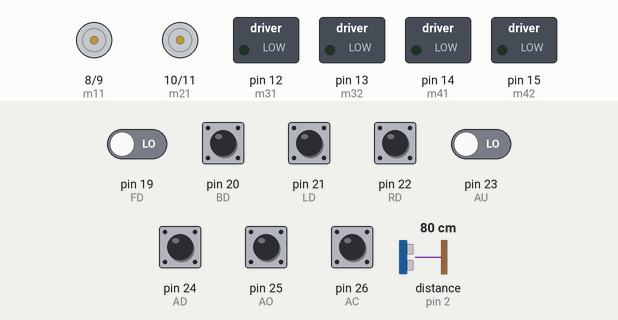
This sketch was run on a simulated Arduino Mega 2560, built with avr-gcc and run on an emulated ATmega2560. Parts: motor-driver pin pairs drawn as motors (green arrow = first pin HIGH = forward, orange = second pin HIGH = backward, longer = more drive), switched loads named in the sketch (green lamp = pin HIGH). Wiring (inferred from the names in the program): ultrasonic range finder: trigger pin 1; echo pin 2. The inputs (shaded band) are chosen by the test bench; at power-on: pin 20 (BD), pin 21 (LD), pin 22 (RD), pin 24 (AD), pin 25 (AO), pin 26 (AC) HIGH, pin 19 (FD), pin 23 (AU) LOW, distance to the obstacle (sensor on pin 2) 80 cm. The echo pulse lasts 58.3 µs per cm; pins used as bus, display or sensor lines are not drawn.

Above: at 1.2 s.
1.3 s: distance to the obstacle (sensor on pin 2) set to 20 cm
3.0 s: distance to the obstacle (sensor on pin 2) set to 17 cm
At 5.9 s:
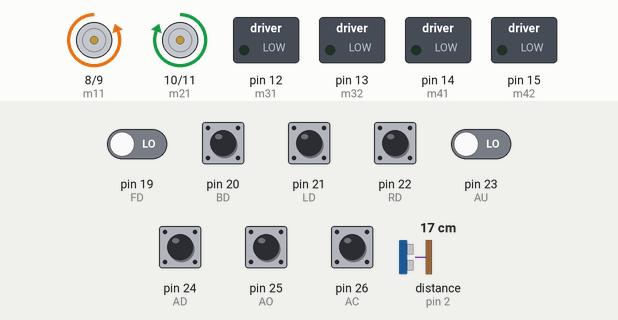
6.0 s: distance to the obstacle (sensor on pin 2) set to 35 cm
At 7.0 s:
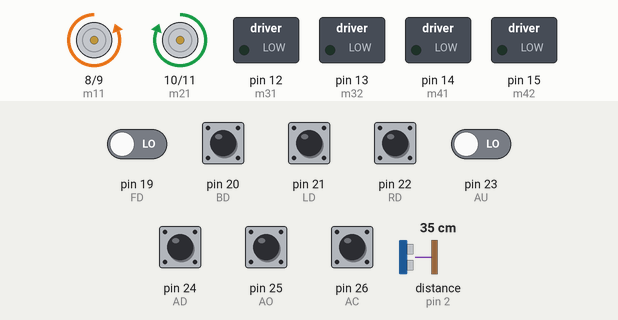
7.5 s: distance to the obstacle (sensor on pin 2) set to 2 cm
At 8.4 s:
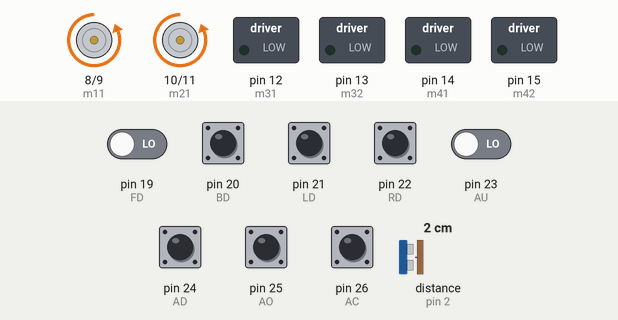
Timing chart, 0 to 11.5 s (numbered marks = the images above; inputs shaded):
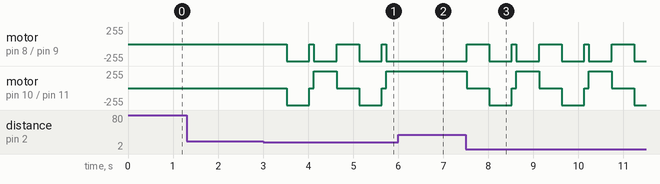

The sketch:

Program.ino
```cpp
// for driving 'D'
#define FD 19
#define BD 20
#define LD 21
#define RD 22

// for arm 'A'
#define AU 23
#define AD 24
#define AO 25
#define AC 26

// for driving
#define m11 8     // left motor
#define m12 9     // left motor
#define m21 10    // right motor
#define m22 11    // right motor

// for arm
#define m31 12    // for up-down
#define m32 13    // for up-down
#define m41 14    // for open-close
#define m42 15    // for open-close

// for ultrasonic sensor
#define trig 1    // trigger pin
#define echo 2    // echo pin

// variables for measuring distance
long duration, distance;

void forward_drive()
{
   digitalWrite(m11, HIGH);
   digitalWrite(m12, LOW);
   digitalWrite(m21, HIGH);
   digitalWrite(m22, LOW);
}

void backward_drive()
{
   digitalWrite(m11, LOW);
   digitalWrite(m12, HIGH);
   digitalWrite(m21, LOW);
   digitalWrite(m22, HIGH);
}

void left_drive()
{
   digitalWrite(m11, LOW);
   digitalWrite(m12, HIGH);
   digitalWrite(m21, HIGH);
   digitalWrite(m22, LOW);
}

void right_drive()
{
   digitalWrite(m11, HIGH);
   digitalWrite(m12, LOW);
   digitalWrite(m21, LOW);
   digitalWrite(m22, HIGH);
}

void Stop_driving()
{
   digitalWrite(m11, LOW);
   digitalWrite(m12, LOW);
   digitalWrite(m21, LOW);
   digitalWrite(m22, LOW);
}

void arm_up()
{
   digitalWrite(m31, HIGH);
   digitalWrite(m32, LOW);
   digitalWrite(m41, LOW);
   digitalWrite(m42, LOW);
}

void arm_down()
{
   digitalWrite(m31, LOW);
   digitalWrite(m32, HIGH);
   digitalWrite(m41, LOW);
   digitalWrite(m42, LOW);
}

void arm_open()
{
   digitalWrite(m31, LOW);
   digitalWrite(m32, LOW);
   digitalWrite(m41, HIGH);
   digitalWrite(m42, LOW);
}

void arm_close()
{
   digitalWrite(m31, LOW);
   digitalWrite(m32, LOW);
   digitalWrite(m41, LOW);
   digitalWrite(m42, HIGH);
}

void arm_stable()
{
   digitalWrite(m31, LOW);
   digitalWrite(m32, LOW);
   digitalWrite(m41, LOW);
   digitalWrite(m42, LOW);
}

void setup()
{
  pinMode(FD, INPUT);
  pinMode(BD, INPUT);
  pinMode(LD, INPUT);
  pinMode(RD, INPUT);
  pinMode(AU, INPUT);
  pinMode(AD, INPUT);
  pinMode(AO, INPUT);
  pinMode(AC, INPUT);

  pinMode(m11, OUTPUT);
  pinMode(m12, OUTPUT);
  pinMode(m21, OUTPUT);
  pinMode(m22, OUTPUT);
  pinMode(m31, OUTPUT);
  pinMode(m32, OUTPUT);
  pinMode(m41, OUTPUT);
  pinMode(m42, OUTPUT);

  pinMode(trig, OUTPUT);
  pinMode(echo, INPUT);
}

void loop()
{
  int temp1=digitalRead(FD);
  int temp2=digitalRead(BD);
  int temp3=digitalRead(LD);
  int temp4=digitalRead(RD);
  int temp5=digitalRead(AU);
  int temp6=digitalRead(AD);
  int temp7=digitalRead(AO);
  int temp8=digitalRead(AC);

  digitalWrite(trig, LOW);    // starting with a LOW pulse beforehand to ensure a clean HIGH pulse
  delayMicroseconds(2);
  digitalWrite(trig, HIGH);   // sending waves for 10 us
  delayMicroseconds(10);
  digitalWrite(trig, LOW);
  duration = pulseIn(echo, HIGH);   // receive reflected waves
  distance = duration/58.3;   // converting to distance
  delay(10);

  if (distance >= 19)
  {
    if(temp1==1 && temp2==0 && temp3==0 && temp4==0)
      forward_drive();

    else if(temp1==0 && temp2==1 && temp3==0 && temp4==0)
      backward_drive();

    else if(temp1==0 && temp2==0 && temp3==1 && temp4==0)
      left_drive();

    else if(temp1==0 && temp2==0 && temp3==0 && temp4==1)
      right_drive();

    else if(temp1==0 && temp2==0 && temp3==0 && temp4==0)
      Stop_driving();
  }
  else if (distance < 18)
  {
    Stop_driving();
    delay(500);
    backward_drive();
    delay(500);
    Stop_driving();
    delay(100);
    left_drive();
    delay(500);
  }
  if(temp5==1 && temp6==0 && temp7==0 && temp8==0)
    arm_up();

  else if(temp5==0 && temp6==1 && temp7==0 && temp8==0)
    arm_down();

  else if(temp5==0 && temp6==0 && temp7==1 && temp8==0)
    arm_open();

  else if(temp5==0 && temp6==0 && temp7==0 && temp8==1)
    arm_close();

  else if(temp5==0 && temp6==0 && temp7==0 && temp8==0)
  arm_stable();
}
```

Measured:
- the behaviour switches between 19 and 18 cm on distance to the obstacle (sensor on pin 2) (found by bisection; images 0 and 1)
- after the input at 1.3 s, every drawn part: stays the same
- after the input at 6.0 s, motor on pin 8 (m11) / pin 9 (m12): stays backward 255/255 (without the input it goes to stopped after 0.24 s); motor on pin 10 (m21) / pin 11 (m22): stays forward 255/255 (without the input it goes to stopped after 0.24 s)
